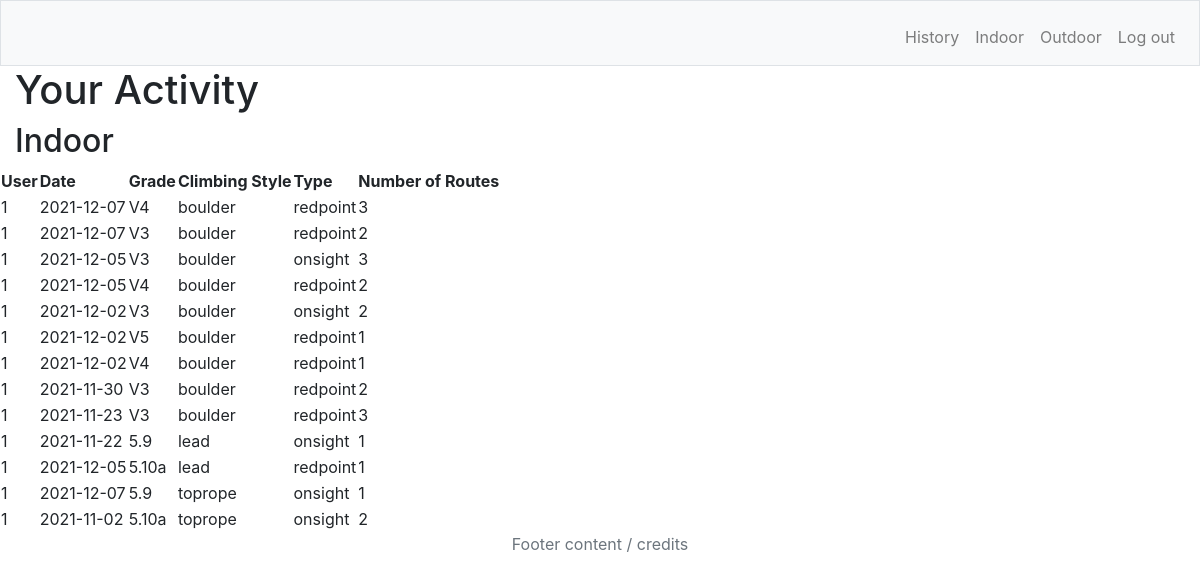
Page /history (signed in) on the earlier database version.
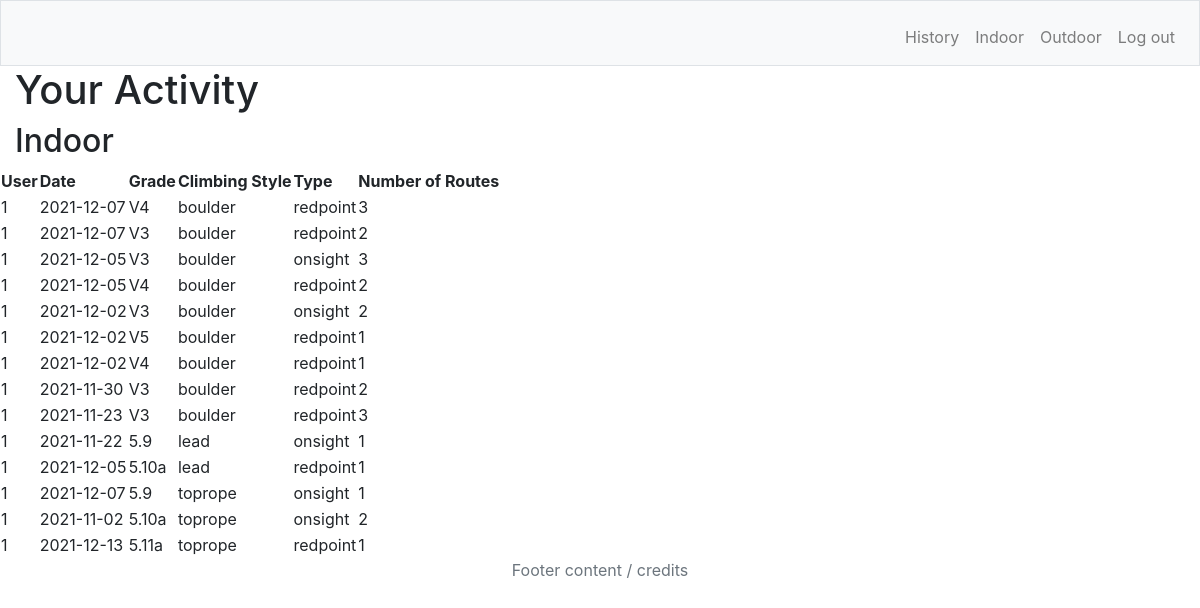
Same page on the later database version.
### tables this page shows
CREATE TABLE indoor (user_id INTEGER NOT NULL, date TEXT, grade TEXT, type TEXT, num_routes INTEGER, send_type TEXT, FOREIGN KEY (user_id) REFERENCES users (user_id));

### app.py (the view)
@app.route("/history")
def history():
    user = session['user_id']
    conn = get_db()
    rows = conn.execute('SELECT * FROM indoor WHERE user_id = ?', (user,) ).fetchall()
    conn.close()
    return render_template("history.html", rows = rows)

### app.py (called while the page is built)
def get_db():
    conn = sql.connect('climbs.db')
    conn.row_factory = sql.Row
    return conn

### templates/history.html
{% extends "layout.html" %}
{% block main %}
<h1>Your Activity</h1>
<h2>Indoor</h2>
<div class = "row">
    <table id = "results-table">
        <tr>
            <th>User</th>
            <th>Date</th>
            <th>Grade</th>
            <th>Climbing Style</th>
            <th>Type</th>
            <th>Number of Routes</th>
        </tr>
        {% for row in rows %}
        <tr>
            <td>{{ row['user_id'] }}</td>
            <td>{{ row['date'] }}</td>
            <td>{{ row['grade'] }}</td>
            <td>{{ row['type'] }}</td>
            <td>{{ row['send_type'] }}</td>
            <td>{{ row['num_routes'] }}</td>
        </tr>
        {% endfor %}
    </table>
</div>
{% endblock %}

### templates/layout.html (shortened to what this page needs)
<!DOCTYPE html>
<html lang = "en">
<head>
    <link href = "static/styles.css" rel = "stylesheet">
    <link rel="stylesheet" href="https://cdn.jsdelivr.net/npm/bootstrap@4.5.3/dist/css/bootstrap.min.css">
</head>
<nav class = "navbar navbar-expand-md navbar-light bg-light border">
    {% if session.user_id %}
        <ul class="navbar-nav mr-auto mt-2">
            <li class="nav-item"><a class="nav-link" href="/history">History</a></li>
            <li class="nav-item"><a class="nav-link" href="/homepage">Indoor</a></li>
            <li class="nav-item"><a class="nav-link" href="/outdoor">Outdoor</a></li>
            <li class="nav-item"><a class="nav-link" href="/logout">Log out</a></li>
        </ul>
    {% endif %}
</nav>
<body>
   <main class = "container-fluid">
    {% block main %}{% endblock %}
   </main>
</body>
<footer class = "text-center text-muted">
    <p>Footer content / credits</p>
</footer>
</html>

### static/styles.css (style rules this page uses)
body { font-family: 'Segoe UI', Tahoma, Geneva, Verdana, sans-serif; font-weight: 400; }

Differences in the rows shown:
added indoor: user_id "1", date "2021-12-13", grade "5.11a", type "toprope", send_type "redpoint", num_routes "1"
